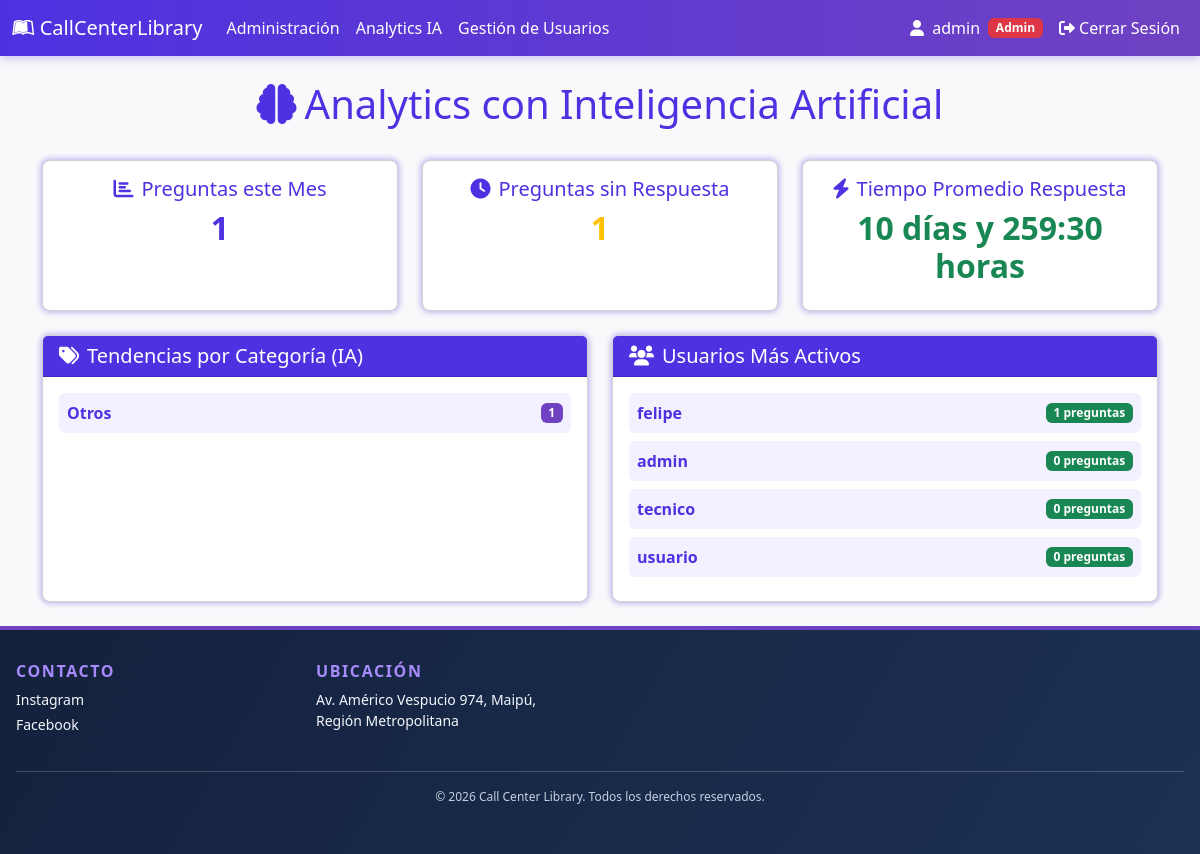
The app's page /AnalyticsIA/ (signed in), older data.
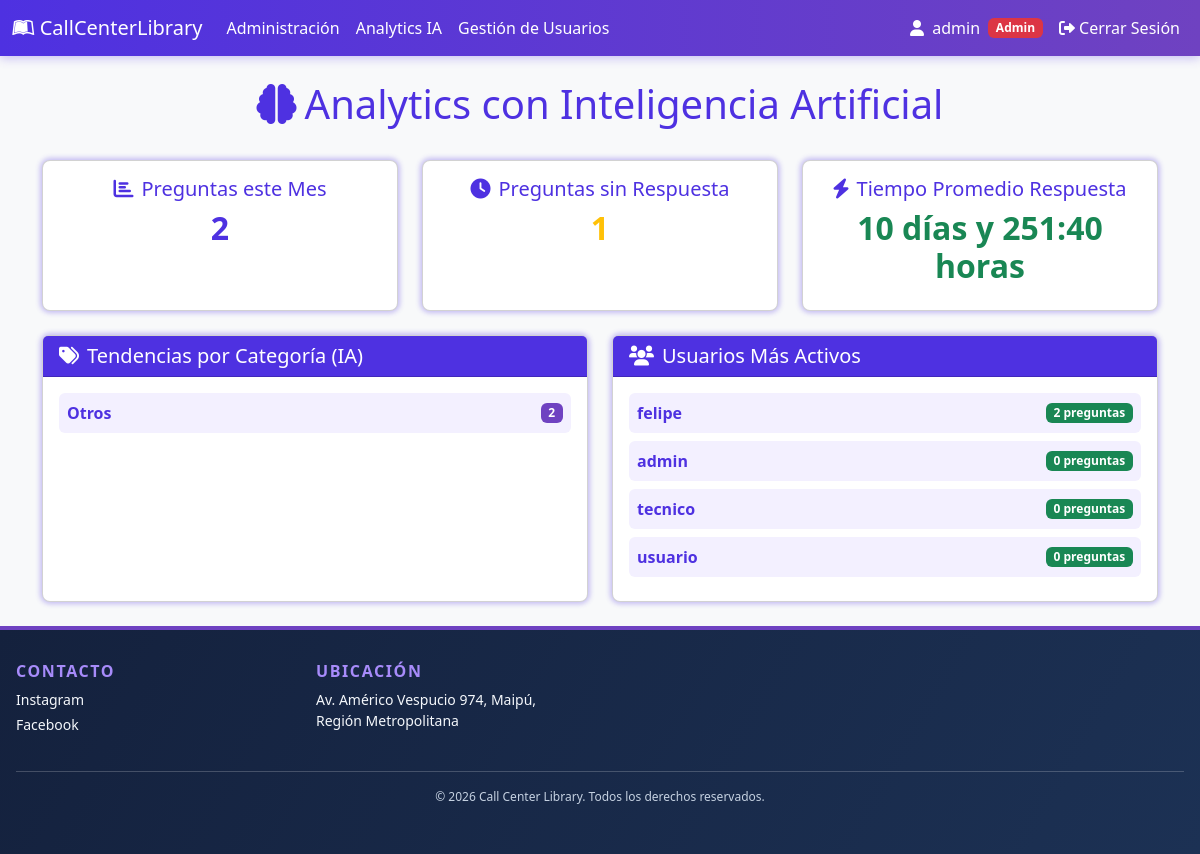
The same page, newer data.
### online/models.py (models this page shows, shortened)
class Usuario(AbstractBaseUser):
    nombre = models.CharField(
        verbose_name="Nombre", max_length=30, blank=True, null=True
    )
    apellido = models.CharField(
        verbose_name="Apellido", max_length=30, blank=True, null=True
    )
    rut = models.CharField(
        verbose_name="RUT", max_length=12, unique=True, blank=True, null=True
    )
    correo = models.EmailField(
        verbose_name="Correo electrónico",
        max_length=70,
        unique=True,
    )
    usuario = models.CharField(
        verbose_name="Usuario",
        max_length=50,
        unique=True,
    )
    fecha_nacimiento = models.DateField(
        verbose_name="Fecha de nacimiento", null=True, blank=True
    )
    activo = models.BooleanField(default=True)
    admin = models.BooleanField(default=False)
    tecnico = models.BooleanField(default=False)
    token = TextField(default="")
    token_hasta = DateTimeField(auto_now_add=True)
    USERNAME_FIELD = "usuario"
    REQUIRED_FIELDS = ["correo"]
    objects = UserManager()
    @property
    def is_active(self):
        return self.activo

### administracion/views.py (the view)
# urls.py: path("AnalyticsIA/", AnalyticsIA, name="analytics_ia"),
@login_required
def AnalyticsIA(request: HttpRequest) -> HttpResponse:
    usuario: object = request.user
    assert isinstance(usuario, Usuario)
    es_admin: int = usuario.admin
    if not es_admin:
        usuario_id: Any | None = usuario.pk
        return redirect(f"/Inicio/{usuario_id}")
    total_promedio_respuestas: datetime.timedelta | Literal[0] = promedio_respuestas_admin()
    if total_promedio_respuestas == 0:
        promedio_respuestas = "No hay preguntas"
    else:
        promedio_respuestas: Any = timedelta_string(total_promedio_respuestas)
    try:
        asistente_ia = AsistenteIA()
        preguntas_ultimo_mes = Preguntas.objects.filter(
            Fecha_creacion__gte=timezone.now() - datetime.timedelta(days=30)
        )
        categorias_analisis = {}
        for pregunta in preguntas_ultimo_mes[:50]:  # Limitar para no sobrecargar la API
            categoria: Any | str = asistente_ia.clasificar_pregunta(pregunta.Pregunta)
            if categoria not in categorias_analisis:
                categorias_analisis[categoria] = 0
            categorias_analisis[categoria] += 1
        usuarios_activos = Usuario.objects.annotate(
            num_preguntas=Count("preguntas")
        ).order_by("-num_preguntas")[:10]
        analytics_data: dict[Any, Any] = {
            "total_preguntas_mes": preguntas_ultimo_mes.count(),
            "categorias_tendencia": dict(
                sorted(categorias_analisis.items(), key=lambda x: x[1], reverse=True)[:5]
            ),
            "usuarios_activos": usuarios_activos,
            "preguntas_sin_respuesta": Preguntas.objects.filter(
                respuesta__isnull=True
            ).count(),
            "tiempo_promedio_respuesta": promedio_respuestas,
        }
    except Exception as e:
        logger.info(msg=f"Error en analytics IA: {e}")
        analytics_data = {"error": "No se pudieron cargar los analytics"}
    logger.info(analytics_data)
    return render(
        request       = request,
        template_name = "analytics_ia.html",
        context       = {"analytics_data": analytics_data})

### administracion/views.py (called while the page is built)
def promedio_respuestas_admin() -> datetime.timedelta | Literal[0]:
    lista_preguntas: QuerySet[Preguntas] = Preguntas.objects.all()
    lista_tiempo_duracion: list[datetime.timedelta] = []
    for pregunta in lista_preguntas:
        lista_respuestas = Respuesta.objects.filter(
            id_Pregunta=pregunta.idPregunta
        ).order_by("FechaHora")
        fecha_creacion: datetime.datetime = pregunta.Fecha_creacion
        for respuesta in lista_respuestas:
            if respuesta.Usuario.admin | respuesta.Usuario.tecnico:
                lista_tiempo_duracion.append(respuesta.FechaHora - fecha_creacion)
                break
        else:
            lista_tiempo_duracion.append(timezone.now() - fecha_creacion)
    if len(lista_tiempo_duracion) == 0:
        return 0
    return sum(lista_tiempo_duracion, datetime.timedelta(0)) / len(
        lista_tiempo_duracion
    )

### online/ia_utils.py (called while the page is built)
    def _client(self) -> OpenAI:
        return OpenAI(base_url="http://localhost:11434/v1", api_key="ollama")

### administracion/templates/analytics_ia.html (shortened to what this page needs)
{% extends "componentes/header.html" %}
{% load static %}
{% block content %}
<div class="container py-4">
    <div class="row mb-4">
        <div class="col">
            <h1 class="text-center text-purple"><i class="fas fa-brain me-2"></i>Analytics con Inteligencia Artificial</h1>
        </div>
    </div>
    <div class="row g-4 mb-4">
        <div class="col-md-4">
            <div class="card card-purple text-center h-100">
                <div class="card-body">
                    <h5 class="card-title text-purple"><i class="fas fa-chart-bar me-2"></i>Preguntas este Mes</h5>
                    <h2 class="text-purple fw-bold">{{ analytics_data.total_preguntas_mes }}</h2>
                </div>
            </div>
        </div>
        <div class="col-md-4">
            <div class="card card-purple text-center h-100">
                <div class="card-body">
                    <h5 class="card-title text-purple"><i class="fas fa-clock me-2"></i>Preguntas sin Respuesta</h5>
                    <h2 class="text-warning fw-bold">{{ analytics_data.preguntas_sin_respuesta }}</h2>
                </div>
            </div>
        </div>
        <div class="col-md-4">
            <div class="card card-purple text-center h-100">
                <div class="card-body">
                    <h5 class="card-title text-purple"><i class="fas fa-bolt me-2"></i>Tiempo Promedio Respuesta</h5>
                    <h2 class="text-success fw-bold">{{ analytics_data.tiempo_promedio_respuesta }}</h2>
                </div>
            </div>
        </div>
    </div>
    <div class="row g-4">
        <div class="col-lg-6">
            <div class="card card-purple h-100">
                <div class="card-header bg-purple text-white">
                    <h5 class="mb-0"><i class="fas fa-tags me-2"></i>Tendencias por Categoría (IA)</h5>
                </div>
                <div class="card-body">
                    {% for categoria, cantidad in analytics_data.categorias_tendencia.items %}
                    <div class="d-flex justify-content-between align-items-center mb-2 p-2 rounded" style="background-color: #f3f0ff;">
                        <span class="fw-bold text-purple">{{ categoria|title }}</span>
                        <span class="badge" style="background-color: #6f42c1;">{{ cantidad }}</span>
                    </div>
                    {% empty %}
                    <p class="text-muted text-center">No hay datos disponibles</p>
                    {% endfor %}
                </div>
            </div>
        </div>
        <div class="col-lg-6">
            <div class="card card-purple h-100">
                <div class="card-header bg-purple text-white">
                    <h5 class="mb-0"><i class="fas fa-users me-2"></i>Usuarios Más Activos</h5>
                </div>
                <div class="card-body">
                    {% for usuario in analytics_data.usuarios_activos %}
                    <div class="d-flex justify-content-between align-items-center mb-2 p-2 rounded" style="background-color: #f3f0ff;">
                        <span class="fw-bold text-purple">{{ usuario.usuario }}</span>
                        <span class="badge bg-success">{{ usuario.num_preguntas }} preguntas</span>
                    </div>
                    {% empty %}
                    <p class="text-muted text-center">No hay datos disponibles</p>
                    {% endfor %}
                </div>
            </div>
        </div>
    </div>
</div>
{% endblock %}

Row changes from the older to the newer data that the page shows:
changed Usuario "felipe": num_preguntas "1" → "2"
Text that changed along with them:
{{ analytics_data.total_preguntas_mes }}: "1" → "2"
{{ analytics_data.tiempo_promedio_respuesta }}: "10 días y 259:30 horas" → "10 días y 251:40 horas"
new list line: "Otros 2"
list line gone: "Otros 1"
